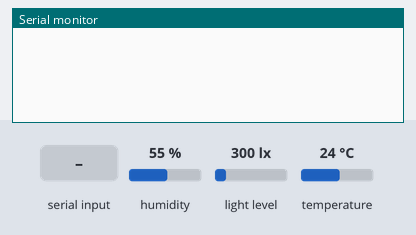
A sketch run on a simulated Arduino Uno, built with avr-gcc and run on an emulated ATmega328P. Parts: the last lines printed to the serial monitor. The test bench sets the inputs (shaded band); at power-on: humidity 55 %, light level 300 lx, temperature 24 °C.

Above: at 1.2 s.
1.3 s: "E" received over Serial
At 1.7 s:
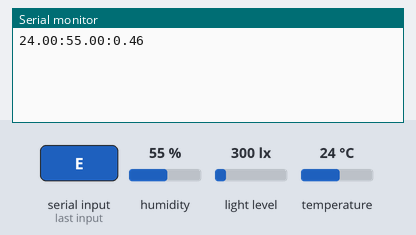
2.8 s: "A" received over Serial
At 3.1 s:
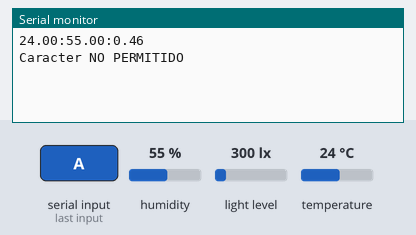

Measured:
- after the input at 1.3 s, the serial monitor: prints a new line at once (image 1)
- after the input at 2.8 s, the serial monitor: prints a new line at once (image 2)

The sketch:

sensor_code.ino
```cpp
// Librerías para el sensor DHT
#include <DHT_U.h>
#include <DHT.h>

// Librería del sensor de Luz
#include <Adafruit_TSL2591.h>

// Pin para el DHT
#define DHTPIN 4
// Pin para el sensor de agua
#define WSPIN 3

#define LSPIN 5
Adafruit_TSL2591 tsl = Adafruit_TSL2591(2591);

DHT dht(DHTPIN, DHT11);

void configureSensor(void)
{
  tsl.setGain(TSL2591_GAIN_MED);
  tsl.setTiming(TSL2591_INTEGRATIONTIME_100MS);
}

void setup()
{
  Serial.begin(9600);
  delay(10);
  dht.begin();

  configureSensor();
}


void loop()
{
  char valor = 0;     // usamos una constante tipo char, ya
                       // que van a ser letras los caracteres
                       // que se van a enviar
  if (Serial.available() > 0) // se abre el puerto serial
    // leyendo los datos de entrada
  {
    valor = Serial.read();   // el valor recibido por el puerto
    // serial se almacena en la
    // variable "valor"
    if (valor == 'E')        // se compara el valor recibido
      // con la letra "E"
    { // si el valor es igual a "E"
      // Sesor DHT: Humedad y Temperatura
      float h = dht.readHumidity();
      float t = dht.readTemperature();

      // Sensor de luz
      uint16_t l = tsl.getLuminosity(TSL2591_VISIBLE);
      int ldec = l;
      float lux = ((float)ldec / (65535)) * 100;

      if ( lux < 0 ) lux = 0;

      if (isnan(h) || isnan(t))
      {
        Serial.println("Failed to read from DHT sensor!");
        return;
      }
      Serial.print((float)t);
      Serial.print(":");
      Serial.print((float)h);
      Serial.print(":");
      Serial.println(lux);

      // Tiempo de espera entre medidas
      delay(1000);
    }
    else if (valor == 'A')                  // de lo contrario si se introduce
    { // un caracter que no sea "E" ni "A"
      Serial.println("Caracter NO PERMITIDO");  // imprime
      // vía serial
    }
  }
}
```
